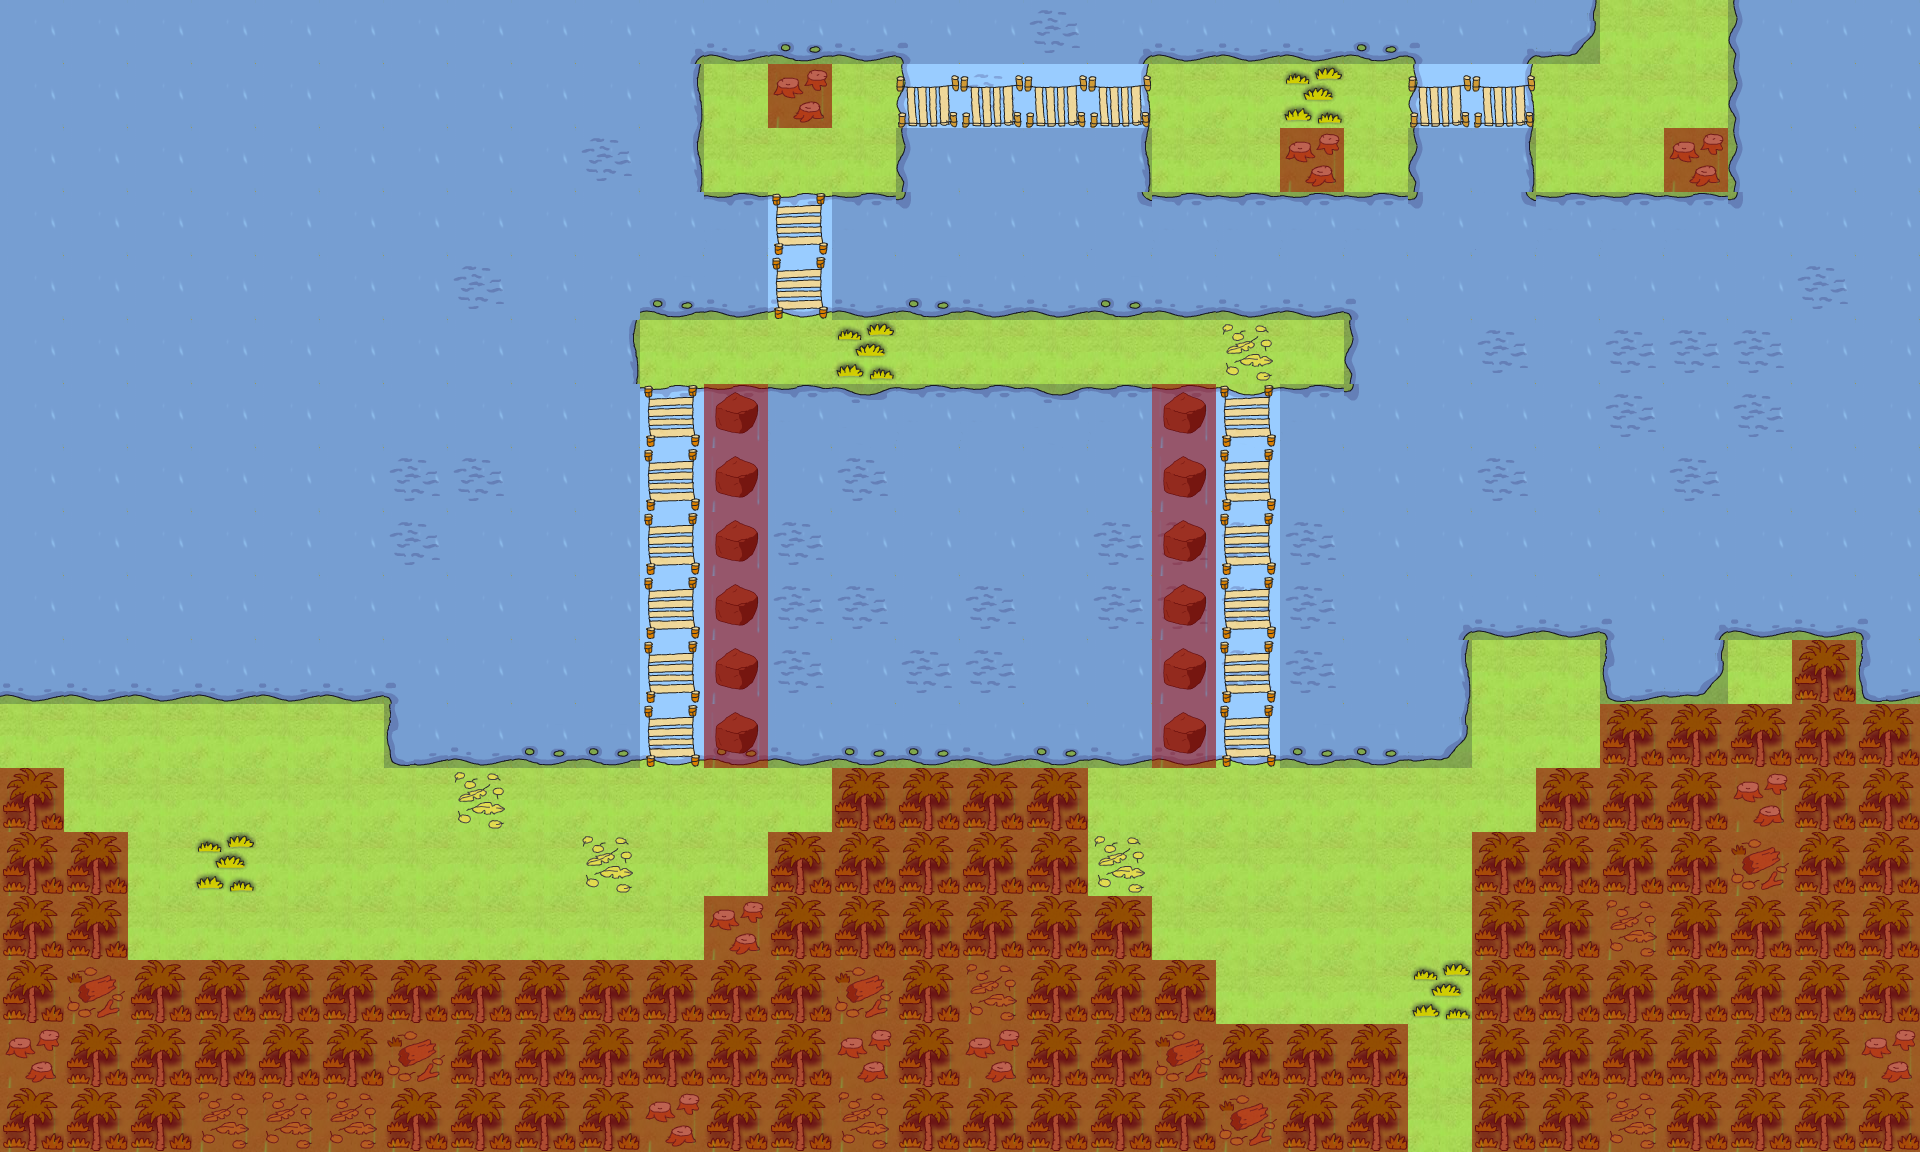

Tiled map render using the project's own tile images. Description and the map definition, with tile-layer contents summarised, below:
An orthogonal 30x18 tile map with 64x64 px tiles, 5 tile layers (ground, water, bridge/rock, trees, ...), 7 tilesets and 10 objects (2x characters/enemies/crocodiles/green_croc, characters/enemies/crocodiles/blue_croco, characters/enemies/crocodiles/white_croc, characters/player/player_one, characters/npcs/myla/myla, ...).

<map version="1.0" orientation="orthogonal" width="30" height="18" tilewidth="64" tileheight="64">
 <tileset firstgid="1" name="water" tilewidth="64" tileheight="64">
  <image source="../../../../tiles/water.png" width="320" height="1216" />
 </tileset>
 <tileset firstgid="96" name="jungle" tilewidth="64" tileheight="64">
  <image source="../../../../tiles/jungle.png" width="320" height="1216" />
 </tileset>
 <tileset firstgid="191" name="paths" tilewidth="64" tileheight="64">
  <image source="../../../../tiles/paths.png" width="320" height="1216" />
 </tileset>
 <tileset firstgid="286" name="objects" tilewidth="64" tileheight="64">
  <image source="../../../../tiles/objects.png" width="320" height="1216" />
 </tileset>
 <tileset firstgid="381" name="sand" tilewidth="64" tileheight="64">
  <image source="../../../../tiles/sand.png" width="320" height="1216" />
 </tileset>
 <tileset firstgid="476" name="walls" tilewidth="64" tileheight="64">
  <image source="../../../../tiles/walls.png" width="320" height="1216" />
 </tileset>
 <tileset firstgid="571" name="special" tilewidth="64" tileheight="64">
  <image source="../../../../tiles/special.png" width="320" height="1216" />
 </tileset>
 <layer name="ground" width="30" height="18">
  <data>[540 cells, 540 non-empty, 1 distinct tile ids]</data>
 </layer>
 <layer name="water" width="30" height="18">
  <data>[540 cells, 310 non-empty, 14 distinct tile ids]</data>
 </layer>
 <layer name="bridge/rock" width="30" height="18">
  <data>[540 cells, 32 non-empty, 3 distinct tile ids]</data>
 </layer>
 <layer name="trees" width="30" height="18">
  <data>[540 cells, 142 non-empty, 5 distinct tile ids]</data>
 </layer>
 <objectgroup name="Object Layer 1" width="0" height="0">
  <object name="characters/enemies/crocodiles/green_crocodile/croc_1" gid="296" x="768" y="640" width="64" height="64" />
  <object name="characters/enemies/crocodiles/blue_crocodile/croc_0" gid="296" x="768" y="704" width="64" height="64" />
  <object name="characters/enemies/crocodiles/white_crocodile/croc_2" gid="296" x="768" y="576" width="64" height="64" />
  <object name="characters/player/player_one" gid="286" x="1408" y="1088" width="64" height="64" />
  <object name="characters/npcs/myla/myla" gid="286" x="1408" y="1152" width="64" height="64" />
  <object name="characters/enemies/crocodiles/green_crocodile/croc_3" gid="296" x="768" y="512" width="64" height="64" />
  <object name="tile_trigger/end_level" gid="292" x="1664" y="64" width="64" height="64" />
  <object name="tile_trigger/end_level_2" gid="292" x="1600" y="64" width="64" height="64" />
  <object name="player_data/player_data" gid="287" x="704" y="896" width="64" height="64" />
  <object name="tile_trigger/exit_level_start" gid="292" x="1408" y="1152" width="64" height="64" />
 </objectgroup>
 <layer name="SpecialLayer" width="30" height="18">
  <data>[540 cells, 430 non-empty, 3 distinct tile ids]</data>
 </layer>
</map>
